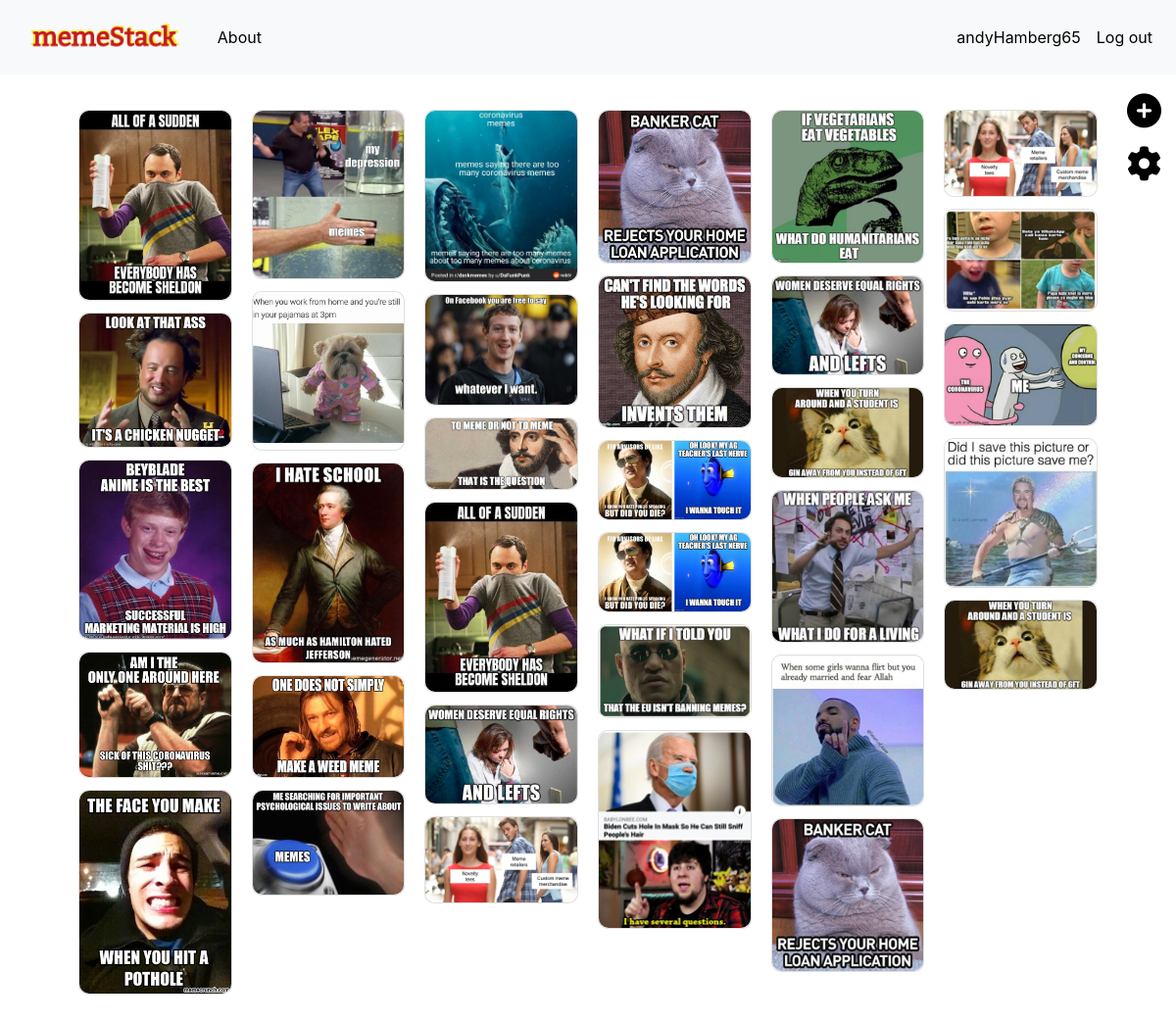
/ (signed in), run on the app's committed database.
### mainproject/models.py (models this page shows, shortened)
class User(db.Model,UserMixin):
    __tablename__ = "users"
    id = db.Column(db.Integer,primary_key= True)
    profile_image = db.Column(db.String(20),nullable=False,default='default_profile.png')
    email = db.Column(db.String(64),unique = True, index = True)
    username = db.Column(db.String(64),unique = True, index = True)
    password_hash = db.Column(db.String(128))
    memes = db.relationship('Meme',backref='author',lazy = True) # now the Meme table have a column named author which is invisible

class Meme(db.Model):
    users = db.relationship(User)
    id = db.Column(db.Integer,primary_key= True)
    user_id = db.Column(db.Integer, db.ForeignKey('users.id'),nullable = False)
    date = db.Column(db.DateTime,nullable=False, default = datetime.utcnow)
    meme_caption = db.Column(db.Text,nullable = False)
    meme_image = db.Column(db.String(128),nullable=False)

### mainproject/core/views.py (the view)
@core.route('/')
def index():
    memes = Meme.query.order_by(Meme.date.desc()).all()
    return render_template("index.html",memes = memes)

### mainproject/models.py (called while the page is built)
@login_manager.user_loader
def load_user(user_id):
    return User.query.get(user_id)

### mainproject/templates/index.html
{% extends "base.html" %} {% block content %}
{% if current_user.is_authenticated %}
<div class="create_post">
    <a href="{{url_for('meme_post.create_meme')}}">
        <i class="fas fa-plus-circle" data-toggle="tooltip" data-placement="left" title="Create Post"></i>
    </a>
</div>
<div class="user_setting">
    <a href="{{ url_for('users.account') }} ">
        <i class="fas fa-cog" data-toggle="tooltip" data-placement="left" title="Setting"></i>
    </a>
</div>
{% endif %}
<div class="card-columns mt-3">
    {% for meme in memes %}
    <a href="{{url_for('meme_post.meme',meme_post_id= meme.id)}}">
        <div class="card">
            <img class="card-img-top" src="{{url_for('static',filename= 'memes/'+meme.meme_image)}}" alt="Card image cap">
        </div>
    </a>
    {% endfor %}
</div>
{% endblock %}

### mainproject/templates/base.html (shortened to what this page needs)
<!doctype html>
<html lang="en">
<head>
    <link rel="stylesheet" href="https://stackpath.bootstrapcdn.com/bootstrap/4.5.2/css/bootstrap.min.css">
    <link rel="stylesheet" href="{{ url_for('static',filename='css/style.css') }}">
</head>
<body>
    <nav class="navbar navbar-expand-lg navbar-light bg-light">
        <a class="navbar-brand" href="{{ url_for('core.index') }}">
            <img src="../static/images/logo2.png" alt="">
        </a>
        <div class="collapse navbar-collapse" id="navbarNav">
            <ul class="navbar-nav">
                <li class='nav-item about'>
                    <a class="nav-link" href="{{ url_for('core.about') }}">About</a>
                </li>
            </ul>
            <ul class="navbar-nav ml-auto">
                {% if current_user.is_authenticated %}
                <li class="nav-item">
                    <a class="nav-link" href="{{url_for('users.profile',username= current_user.username)}}">{{current_user.username}}</a>
                </li>
                <li class="nav-item">
                    <a class="nav-link" href="{{ url_for('users.logout') }}">Log out</a>
                </li>
                {% endif %}
            </ul>
        </div>
    </nav>
    <div class="mainContainer">
        {% block content %} {% endblock %}
    </div>
</body>
</html>

### mainproject/static/css/style.css (style rules this page uses)
.mainContainer { padding: 20px 80px; }
.navbar-brand img { height: 50px; }
.nav-link:link { color: black !important; }
.card-columns { column-count: 6; }
.card-columns .card { border-radius: 10px !important; width: 100% !important; display: inline-block; }
.card-columns .card img { border-radius: 10px !important; object-fit: cover; }
.create_post { background: white; position: fixed; border-radius: 50%; right: 15px; z-index: 10000; }
.user_setting { background: white; position: fixed; border-radius: 50%; right: 15px; top: 150px; z-index: 10000; }
.user_setting i { font-size: 35px; color: black; }
.create_post i { font-size: 35px; color: black; }

### data on the page
User: username "andyHamberg65"
Meme: meme_image (picture)
Meme: meme_image (picture)
Meme: meme_image (picture)
Meme: meme_image (picture)
Meme: meme_image (picture)
Meme: meme_image (picture)
Meme: meme_image (picture)
Meme: meme_image (picture)
Meme: meme_image (picture)
Meme: meme_image (picture)
Meme: meme_image (picture)
Meme: meme_image (picture)
Meme: meme_image (picture)
Meme: meme_image (picture)
Meme: meme_image (picture)
Meme: meme_image (picture)
Meme: meme_image (picture)
Meme: meme_image (picture)
Meme: meme_image (picture)
Meme: meme_image (picture)
Meme: meme_image (picture)
Meme: meme_image (picture)
Meme: meme_image (picture)
Meme: meme_image (picture)
Meme: meme_image (picture)
Meme: meme_image (picture)
Meme: meme_image (picture)
Meme: meme_image (picture)
Meme: meme_image (picture)
Meme: meme_image (picture)
Meme: meme_image (picture)
Meme: meme_image (picture)
Meme: meme_image (picture)
